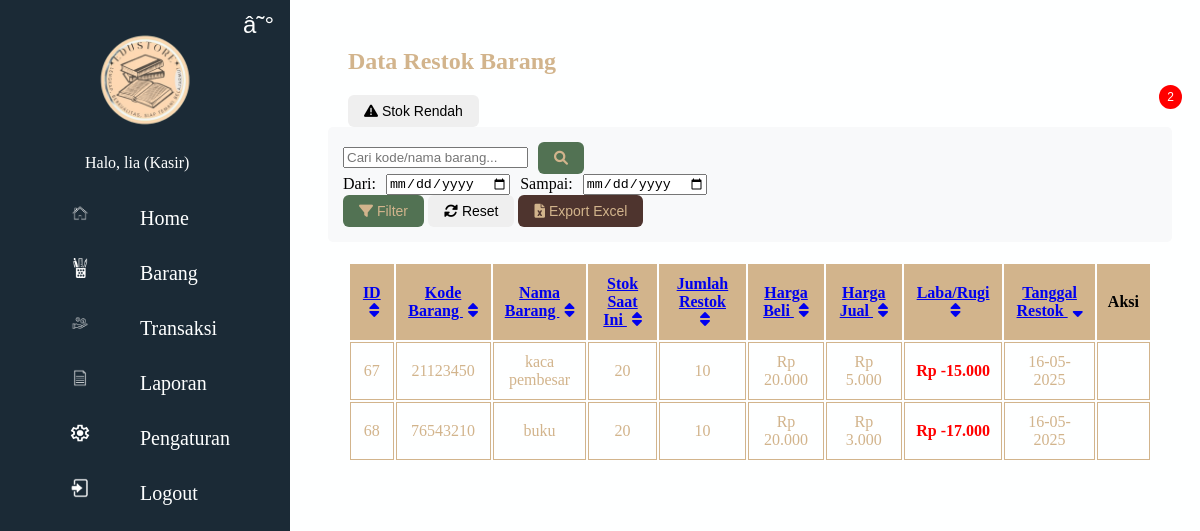
The app's page /restokbarang/restok_barang.php (signed in) with its own data.
### tables this page shows
CREATE TABLE `restokbarang` (
  `id_restok` int(11) NOT NULL,
  `id_pengguna` int(11) DEFAULT NULL,
  `id_barang` int(11) DEFAULT NULL,
  `jumlah` int(11) NOT NULL,
  `tanggal_restok` date DEFAULT current_timestamp(),
  `harga_beli` decimal(15,2) DEFAULT NULL,
  `laba` decimal(15,2) NOT NULL
);

CREATE TABLE `barang` (
  `id_barang` int(11) NOT NULL,
  `nama_barang` varchar(100) NOT NULL,
  `id_kategori` int(11) DEFAULT NULL,
  `harga` decimal(10,2) NOT NULL,
  `tanggal_ditambahkan` timestamp NOT NULL DEFAULT current_timestamp() ON UPDATE current_timestamp(),
  `stok` int(11) NOT NULL DEFAULT 0,
  `gambar` varchar(255) NOT NULL,
  `kode_barang` varchar(255) DEFAULT NULL,
  `keuntungan` int(100) DEFAULT NULL
);

### restokbarang/restok_barang.php (the view, shortened to what this page needs)
<?php
include '../koneksi/config.php';
$records_per_page = 10;
$page = isset($_GET['page']) ? (int)$_GET['page'] : 1;
$offset = ($page - 1) * $records_per_page;
$search = isset($_GET['search']) ? $conn->real_escape_string($_GET['search']) : '';
$start_date = isset($_GET['start_date']) ? $_GET['start_date'] : '';
$end_date = isset($_GET['end_date']) ? $_GET['end_date'] : '';
$sort_field = isset($_GET['sort']) ? $_GET['sort'] : 'tanggal_restok';
$sort_order = isset($_GET['order']) ? $_GET['order'] : 'DESC';
$query = "
    SELECT
        r.id_restok,
        b.nama_barang,
        b.kode_barang,
        b.stok,
        r.jumlah,
        r.tanggal_restok,
        r.harga_beli,
        b.harga AS harga_jual,
        (b.harga - r.harga_beli) AS laba_rugi
    FROM restokbarang r
    JOIN barang b ON r.id_barang = b.id_barang
    WHERE 1=1
";
$query .= " ORDER BY $sort_field $sort_order LIMIT $offset, $records_per_page";
$result = $conn->query($query);
$low_stock_query = "SELECT id_barang, nama_barang, stok FROM barang WHERE stok <= 10 ORDER BY stok ASC";
$low_stock_result = $conn->query($low_stock_query);
$low_stock_count = $low_stock_result->num_rows;
?>
<!DOCTYPE html>
<html lang="id">
<head>
    <link rel="stylesheet" href="../CSS/stylerestok.css">
    <link rel="stylesheet" href="https://cdnjs.cloudflare.com/ajax/libs/font-awesome/6.0.0/css/all.min.css">
</head>
<body>
<?php
    include '../sidebar/sidebar.php';
?>
<div class="container">
    <div class="header-restok">
        <h2>Data Restok Barang</h2>
        <div class="notification-badge">
            <button id="showLowStockBtn" class="btn btn-warning">
                <i class="fas fa-exclamation-triangle"></i> Stok Rendah
                <?php if ($low_stock_count > 0): ?>
                <span class="badge"><?= $low_stock_count ?></span>
                <?php endif; ?>
            </button>
        </div>
    </div>
    <div class="filter-container">
        <form method="GET" action="" id="filterForm">
            <div class="search-container">
                <input type="text" name="search" placeholder="Cari kode/nama barang..." value="<?= htmlspecialchars($search) ?>" class="form-control">
                <button type="submit" class="btn btn-primary"><i class="fas fa-search"></i></button>
            </div>
            <div class="date-container">
                <label>Dari:</label>
                <input type="date" name="start_date" value="<?= htmlspecialchars($start_date) ?>" class="form-control">
                <label>Sampai:</label>
                <input type="date" name="end_date" value="<?= htmlspecialchars($end_date) ?>" class="form-control">
            </div>
            <div class="action-buttons">
                <button type="submit" class="btn btn-primary"><i class="fas fa-filter"></i> Filter</button>
                <button type="button" class="btn btn-secondary" onclick="resetFilters()"><i class="fas fa-sync-alt"></i> Reset</button>
                <button type="button" class="btn btn-success" onclick="exportToExcel()"><i class="fas fa-file-excel"></i> Export Excel</button>
            </div>
        </form>
    </div>
    <div class="table-wrapper">
        <table class="table table-bordered">
            <thead>
                <tr>
                    <th>
                        <a href="#" onclick="sortTable('id_restok')">ID
                            <?php if ($sort_field === 'id_restok'): ?>
                                <i class="fas fa-sort-<?= $sort_order === 'ASC' ? 'up' : 'down' ?> sort-indicator"></i>
                            <?php else: ?>
                                <i class="fas fa-sort sort-indicator"></i>
                            <?php endif; ?>
                        </a>
                    </th>
                    <th>
                        <a href="#" onclick="sortTable('kode_barang')">Kode Barang
                            <?php if ($sort_field === 'kode_barang'): ?>
                                <i class="fas fa-sort-<?= $sort_order === 'ASC' ? 'up' : 'down' ?> sort-indicator"></i>
                            <?php else: ?>
                                <i class="fas fa-sort sort-indicator"></i>
                            <?php endif; ?>
                        </a>
                    </th>
                    <th>
                        <a href="#" onclick="sortTable('nama_barang')">Nama Barang
                            <?php if ($sort_field === 'nama_barang'): ?>
                                <i class="fas fa-sort-<?= $sort_order === 'ASC' ? 'up' : 'down' ?> sort-indicator"></i>
                            <?php else: ?>
                                <i class="fas fa-sort sort-indicator"></i>
                            <?php endif; ?>
                        </a>
                    </th>
                    <th>
                        <a href="#" onclick="sortTable('stok')">Stok Saat Ini
                            <?php if ($sort_field === 'stok'): ?>
                                <i class="fas fa-sort-<?= $sort_order === 'ASC' ? 'up' : 'down' ?> sort-indicator"></i>
                            <?php else: ?>
                                <i class="fas fa-sort sort-indicator"></i>
                            <?php endif; ?>
                        </a>
                    </th>
                    <th>
                        <a href="#" onclick="sortTable('jumlah')">Jumlah Restok
                            <?php if ($sort_field === 'jumlah'): ?>
                                <i class="fas fa-sort-<?= $sort_order === 'ASC' ? 'up' : 'down' ?> sort-indicator"></i>
                            <?php else: ?>
                                <i class="fas fa-sort sort-indicator"></i>
                            <?php endif; ?>
                        </a>
                    </th>
                    <th>
                        <a href="#" onclick="sortTable('harga_beli')">Harga Beli
                            <?php if ($sort_field === 'harga_beli'): ?>
                                <i class="fas fa-sort-<?= $sort_order === 'ASC' ? 'up' : 'down' ?> sort-indicator"></i>
                            <?php else: ?>
                                <i class="fas fa-sort sort-indicator"></i>
                            <?php endif; ?>
                        </a>
                    </th>
                    <th>
                        <a href="#" onclick="sortTable('harga_jual')">Harga Jual
                            <?php if ($sort_field === 'harga_jual'): ?>
                                <i class="fas fa-sort-<?= $sort_order === 'ASC' ? 'up' : 'down' ?> sort-indicator"></i>
                            <?php else: ?>
                                <i class="fas fa-sort sort-indicator"></i>
                            <?php endif; ?>
                        </a>
                    </th>
                    <th>
                        <a href="#" onclick="sortTable('laba_rugi')">Laba/Rugi
                            <?php if ($sort_field === 'laba_rugi'): ?>
                                <i class="fas fa-sort-<?= $sort_order === 'ASC' ? 'up' : 'down' ?> sort-indicator"></i>
                            <?php else: ?>
                                <i class="fas fa-sort sort-indicator"></i>
                            <?php endif; ?>
                        </a>
                    </th>
                    <th>
                        <a href="#" onclick="sortTable('tanggal_restok')">Tanggal Restok
                            <?php if ($sort_field === 'tanggal_restok'): ?>
                                <i class="fas fa-sort-<?= $sort_order === 'ASC' ? 'up' : 'down' ?> sort-indicator"></i>
                            <?php else: ?>
                                <i class="fas fa-sort sort-indicator"></i>
                            <?php endif; ?>
                        </a>
                    </th>
                    <th>Aksi</th>
                </tr>
            </thead>
            <tbody>
                <?php if ($result->num_rows > 0): ?>
                    <?php while ($row = $result->fetch_assoc()): ?>
                        <tr>
                            <td><?= $row['id_restok'] ?></td>
                            <td><?= $row['kode_barang'] ?></td>
                            <td><?= $row['nama_barang'] ?></td>
                            <td class="<?= $row['stok'] <= 10 ? 'text-danger' : '' ?>">
                                <?= $row['stok'] ?>
                            </td>
                            <td><?= $row['jumlah'] ?></td>
                            <td>Rp <?= number_format($row['harga_beli'], 0, ',', '.') ?></td>
                            <td>Rp <?= number_format($row['harga_jual'], 0, ',', '.') ?></td>
                            <td class="<?= $row['laba_rugi'] >= 0 ? 'profit' : 'loss' ?>">
                                Rp <?= number_format($row['laba_rugi'], 0, ',', '.') ?>
                            </td>
                            <td><?= date("d-m-Y", strtotime($row['tanggal_restok'])) ?></td>
                            <td>
                            </td>
                        </tr>
                    <?php endwhile; ?>
                <?php else: ?>
                    <tr>
                        <td colspan="10" class="text-center">Tidak ada data yang ditemukan</td>
                    </tr>
                <?php endif; ?>
            </tbody>
        </table>
    </div>
</div>
</body>
</html>

### CSS/stylerestok.css (style rules this page uses)
body { background-color: #feffff; font-family: 'Times New Roman', Times, serif; overflow-y: auto; }
.container { margin-left: 300px; padding: 20px; }
.table-wrapper { margin-top: 20px; padding-left: 20px; padding-right: 20px; }
table { width: 100%; max-width: 1000px; font-size: 16px; }
th, td { border: 1px solid #d2b48c; padding: 10px; text-align: center; }
th { background-color: #d2b48c; font-weight: bold; }
td { color: #d2b48c; }
.container h2 { color: #d2b48c; }
.btn { display: inline-block; padding: 8px 16px; font-size: 14px; font-weight: 500; border-radius: 6px; border: none; cursor: pointer; transition: background-color 0.2s ease; }
.btn-success { background-color: #4e342E; color: #D2B48C; }
.btn-primary { background-color: #527253; color: #D2B48C; }
.header-restok { padding-left: 20px; }

### restokbarang/restok_barang.php (style rules this page uses)
.filter-container { display: flex; flex-wrap: wrap; gap: 10px; margin-bottom: 20px; padding: 15px; background-color: #f8f9fa; border-radius: 5px; }
.search-container, .date-container { display: flex; gap: 10px; align-items: center; }
.action-buttons { margin-left: auto; }
.notification-badge { position: relative; }
.badge { position: absolute; top: -10px; right: -10px; padding: 5px 8px; border-radius: 50%; background-color: red; color: white; font-size: 12px; }
.sort-indicator { margin-left: 5px; }
.loss { color: red; font-weight: bold; }

### records on screen
restokbarang: id_restok "67", id_barang.kode_barang "21123450", id_barang.nama_barang "kaca pembesar", id_barang.stok "20", jumlah "10", harga_beli "20.000", id_barang.harga "5.000", laba_rugi "-15.000", tanggal_restok "16-05-2025"
restokbarang: id_restok "68", id_barang.kode_barang "76543210", id_barang.nama_barang "buku", id_barang.stok "20", jumlah "10", harga_beli "20.000", id_barang.harga "3.000", laba_rugi "-17.000", tanggal_restok "16-05-2025"

### other values on screen
$_SESSION['nama'] "lia"
$_SESSION['role'] "Kasir"
$low_stock_count "2"
